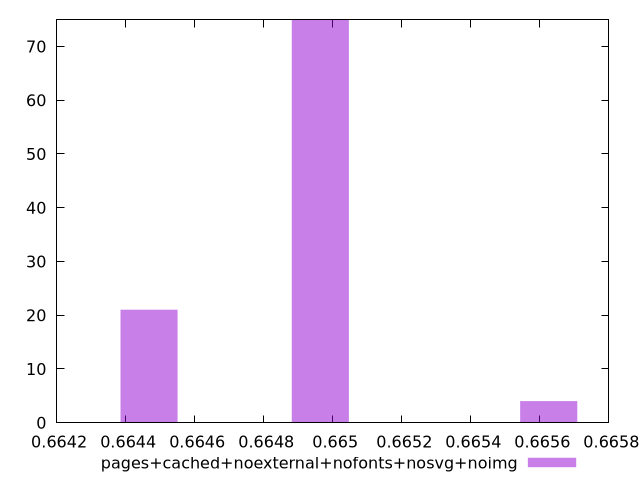

The gnuplot source for this figure:
$_pagesCachedNoexternalNofontsNosvgNoimg <<EOF
0.6644677779358453 21
0.6649640197416227 75
0.6656256754826592 4
EOF
set key outside below
set terminal pngcairo
set output "report_00004_2020-11-02T20-21-41.718Z/uses-rel-preload/pages+cached+noexternal+nofonts+nosvg+noimg//hist.png"
set yrange [0:75]
set boxwidth 0.00016541393525911012
set style fill transparent solid 0.5 noborder
plot $_pagesCachedNoexternalNofontsNosvgNoimg title "pages+cached+noexternal+nofonts+nosvg+noimg" with boxes ,
